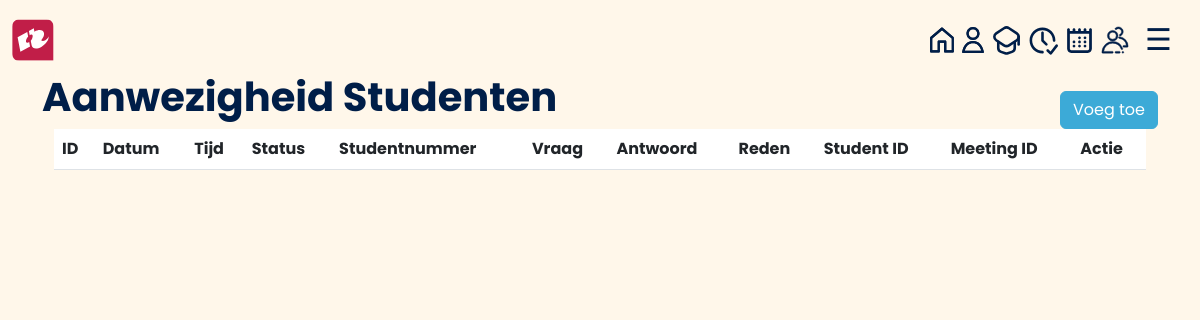
The app's page /admin/attendance (signed in), older data.
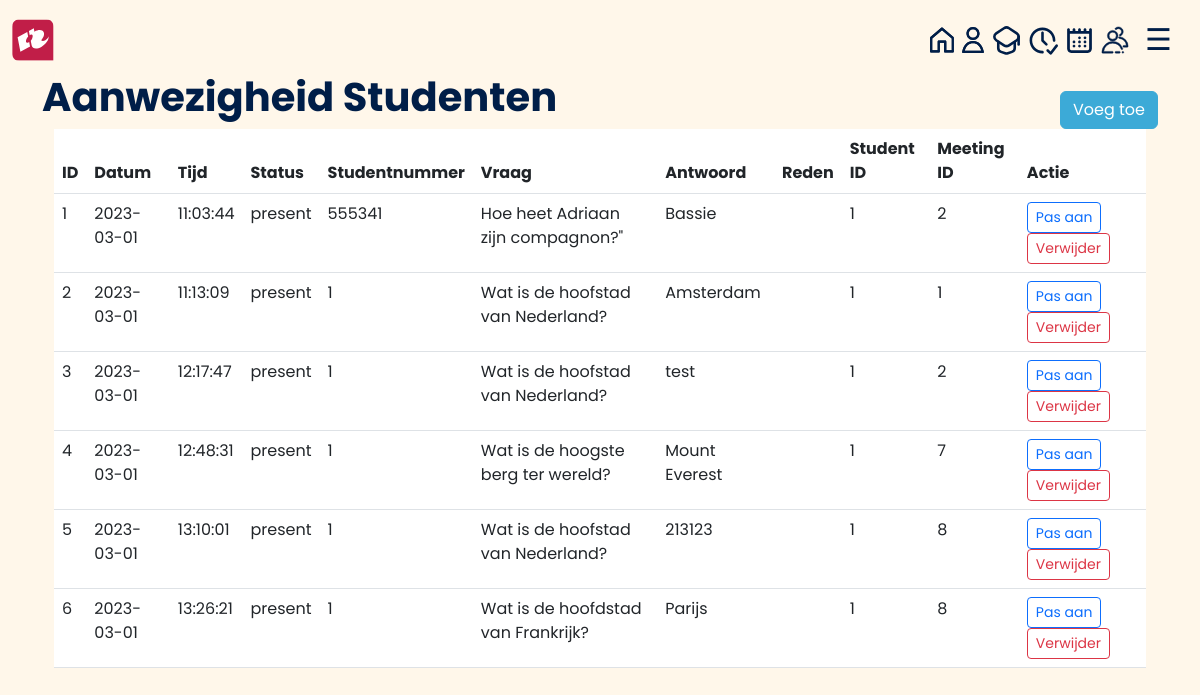
The same page, newer data.
### tables this page shows
CREATE TABLE Attendance
                  (attendance_id INTEGER PRIMARY KEY,
                   enrollment_id INTEGER,
                   attendance_date TEXT,
                   attendance_time TEXT,
                   status TEXT, Studentnumber TEXT, Question TEXT, Answer TEXT, Reason TEXT, Student_id INTEGER, Meeting_id INTEGER REFERENCES Meeting(Meeting_id), class_id INTEGER REFERENCES Students(class_id),
                   FOREIGN KEY(enrollment_id) REFERENCES Enrollments(enrollment_id));

### lib/admin_routes.py (the view)
@admin.route('/admin/attendance', methods=['GET'])
def admin_attendance():
    if 'admin_logged_in' in session:
        c.execute("SELECT * FROM Attendance")
        attendances = c.fetchall()
        return render_template('admin/admin_attendance.html', attendances=attendances)
    else:
        return redirect(url_for('index'))

### templates/admin/admin_attendance.html (shortened to what this page needs)
{% extends "base5.html" %}
{% block content %}
<head>
</head>
<body>
  <div style="padding-top: 25px;" class="d-flex justify-content-between align-items-end">
    <h1 class="fw-bold">Aanwezigheid Studenten</h1>
    <a href="/admin/attendance/add" class="btn btn-primary">Voeg toe</a>
  </div>
    <div class="container">
      <table class="table table-hover">
        <thead>
          <tr>
            <th>ID</th>
            <th>Datum</th>
            <th>Tijd</th>
            <th>Status</th>
            <th>Studentnummer</th>
            <th>Vraag</th>
            <th>Antwoord</th>
            <th>Reden</th>
            <th>Student ID</th>
            <th>Meeting ID</th>
            <th>Actie</th>
          </tr>
        </thead>
        <tbody>
          {% for attendance in attendances %}
            <tr>
              <td>{{ attendance[0] }}</td>
              <td>{{ attendance[2] }}</td>
              <td>{{ attendance[3] }}</td>
              <td>{{ attendance[4] }}</td>
              <td>{{ attendance[5] }}</td>
              <td>{{ attendance[6] }}</td>
              <td>{{ attendance[7] }}</td>
              <td>{{ attendance[8] }}</td>
              <td>{{ attendance[9] }}</td>
              <td>{{ attendance[10] }}</td>
              <td>
                <a href="/admin/attendance/update/{{ attendance[0] }}" class="btn btn-outline-primary btn-sm me-2">Pas aan</a>
                <form action="/admin/attendance/delete" method="post" class="d-inline">
                  <button type="submit" class="btn btn-outline-danger btn-sm">Verwijder</button>
                </form>
              </td>
            </tr>
          {% endfor %}
        </tbody>
      </table>
    </div>
{% endblock %}

### templates/base5.html (shortened to what this page needs)
<!DOCTYPE html>
<html>
<head>
    <link href="https://cdn.jsdelivr.net/npm/bootstrap@5.3.0-alpha1/dist/css/bootstrap.min.css" rel="stylesheet">
    <link rel="stylesheet" href="{{ url_for('static', filename='/admin_dashboard.css') }}">
</head>
<body>
	<nav style="z-index: 1;" class="navbar navbar-expand-lg fixed-top navbar-scroll">
		<div class="container-fluid">
			<ul class="navbar-nav ml-auto">
				<li class="nav-item d-flex">
					<a class="navbar-brand logo_button" href="https://www.hogeschoolrotterdam.nl/"><img class="logo" src="{{ url_for('static', filename='images/logo.svg') }}" name="HomeButton" action="/main"></a>
				</li>
			</ul>
				<ul class="navbar-nav mr-auto">
					<li class="nav-item d-flex align-items-center">
						<a href="{{ url_for('admin') }}" class="button" title="Dashboard" href="#">
						</a>
					</li>
					<li class="nav-item d-flex align-items-center">
						<a href="{{ url_for('admin.admin_students') }}"class="button" title="Studenten" href="#">
						</a>
					</li>
                    <li class="nav-item d-flex align-items-center">
						<a href="{{ url_for('admin.admin_faculties') }}"class="button" title="Faculty" href="#">
						</a>
					</li>
					<li class="nav-item d-flex align-items-center">
						<a href="{{ url_for('admin.admin_attendance') }}"class="button" title="Aanwezigheid" href="#">
						</a>
					</li>
					<li class="nav-item d-flex align-items-center">
						<a href="{{ url_for('admin.admin_meetings') }}"class="button" title="Meetings" href="#">
						</a>
					</li>
					<li class="nav-item d-flex align-items-center">
						<a href="{{ url_for('admin.admin_classes') }}"class="button" title="Klassen" href="#">
						</a>
					</li>
					<li class="nav-item d-flex">
						<div id="main">
							<span style="font-size:30px;cursor:pointer" onclick="openNav()" title="Menu">&#9776;</span>
					  	</div>
					</li>
				</ul>
			</div>
	</nav>
    <main class="container mt-5">
        {% block content %}{% endblock %}
    </main>
        </body>
</html>

### static/admin_dashboard.css (style rules this page uses)
* { -webkit-font-smoothing: antialiased; }
html { font-family: "Poppins", sans-serif; }
body { background-color: #fff7ea; font-family: "Poppins", sans-serif; color: #001e48; transition: background-color .5s; }
.navbar { height: 80px; }
nav .container-fluid { width: 1600px; }
nav { background-color: transparent; color: #001e48; }
.logo { width: 42px; }
.button { width: auto; height: auto; background-color: transparent; border-radius: 20px; transition: 0.3s; padding-left: 5px; }
#main { transition: margin-right .5s; padding: 16px; }
.btn-primary { background-color: #3caad7; border-color: #3caad7; }

Row changes from the older to the newer data that the page shows:
added Attendance: attendance_id "1", attendance_date "2023-03-01", attendance_time "11:03:44", status "present", Studentnumber "555341", Question "Hoe heet Adriaan zijn compagnon?\"", Answer "Bassie", Student "1", Meeting "2"
added Attendance: attendance_id "2", attendance_date "2023-03-01", attendance_time "11:13:09", status "present", Studentnumber "1", Question "Wat is de hoofstad van Nederland?", Answer "Amsterdam", Student "1", Meeting "1"
added Attendance: attendance_id "3", attendance_date "2023-03-01", attendance_time "12:17:47", status "present", Studentnumber "1", Question "Wat is de hoofstad van Nederland?", Answer "test", Student "1", Meeting "2"
added Attendance: attendance_id "4", attendance_date "2023-03-01", attendance_time "12:48:31", status "present", Studentnumber "1", Question "Wat is de hoogste berg ter wereld?", Answer "Mount Everest", Student "1", Meeting "7"
added Attendance: attendance_id "5", attendance_date "2023-03-01", attendance_time "13:10:01", status "present", Studentnumber "1", Question "Wat is de hoofstad van Nederland?", Answer "213123", Student "1", Meeting "8"
added Attendance: attendance_id "6", attendance_date "2023-03-01", attendance_time "13:26:21", status "present", Studentnumber "1", Question "Wat is de hoofdstad van Frankrijk?", Answer "Parijs", Student "1", Meeting "8"
